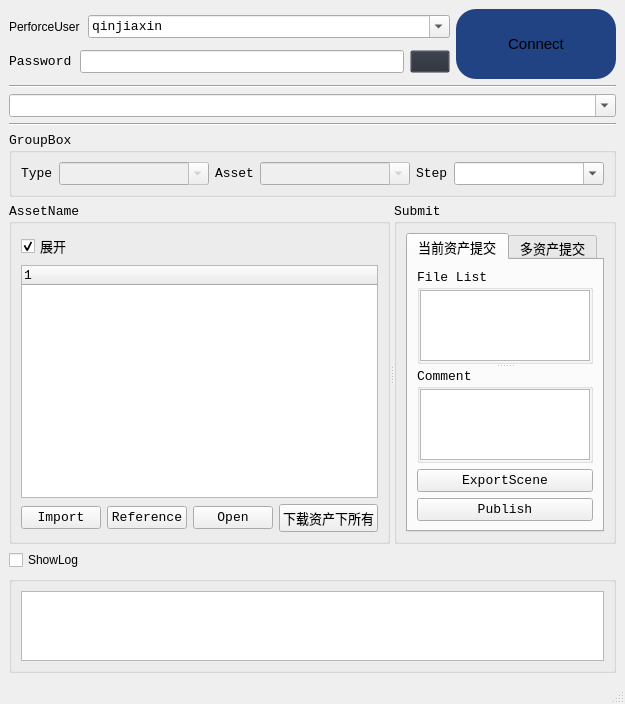
<?xml version="1.0" encoding="UTF-8"?>
<ui version="4.0">
 <class>MainWindow</class>
 <widget class="QMainWindow" name="MainWindow">
  <property name="geometry">
   <rect>
    <x>0</x>
    <y>0</y>
    <width>617</width>
    <height>694</height>
   </rect>
  </property>
  <property name="windowTitle">
   <string>MainWindow</string>
  </property>
  <widget class="QWidget" name="centralwidget">
   <property name="styleSheet">
    <string notr="true"/>
   </property>
   <layout class="QVBoxLayout" name="verticalLayout_11" stretch="0,0,0,0,0,5,2">
    <item>
     <layout class="QHBoxLayout" name="horizontalLayout">
      <item>
       <layout class="QVBoxLayout" name="verticalLayout_3">
        <item>
         <layout class="QHBoxLayout" name="horizontalLayout_3" stretch="1,5">
          <item>
           <widget class="QLabel" name="label_3">
            <property name="font">
             <font>
              <family>Microsoft JhengHei UI</family>
             </font>
            </property>
            <property name="text">
             <string>PerforceUser</string>
            </property>
           </widget>
          </item>
          <item>
           <widget class="QComboBox" name="userLn">
            <property name="font">
             <font>
              <family>Consolas</family>
              <pointsize>10</pointsize>
             </font>
            </property>
            <property name="editable">
             <bool>true</bool>
            </property>
            <item>
             <property name="text">
              <string>qinjiaxin</string>
             </property>
            </item>
           </widget>
          </item>
         </layout>
        </item>
        <item>
         <layout class="QHBoxLayout" name="horizontalLayout_4" stretch="1,5,0">
          <item>
           <widget class="QLabel" name="label_7">
            <property name="font">
             <font>
              <family>Consolas</family>
              <pointsize>10</pointsize>
             </font>
            </property>
            <property name="text">
             <string>Password</string>
            </property>
           </widget>
          </item>
          <item>
           <widget class="QLineEdit" name="passwordLn">
            <property name="font">
             <font>
              <family>Consolas</family>
              <pointsize>10</pointsize>
             </font>
            </property>
            <property name="echoMode">
             <enum>QLineEdit::Password</enum>
            </property>
           </widget>
          </item>
          <item>
           <widget class="QPushButton" name="passwordBtn">
            <property name="minimumSize">
             <size>
              <width>12</width>
              <height>0</height>
             </size>
            </property>
            <property name="font">
             <font>
              <family>Consolas</family>
              <pointsize>10</pointsize>
             </font>
            </property>
            <property name="cursor">
             <cursorShape>PointingHandCursor</cursorShape>
            </property>
            <property name="styleSheet">
             <string notr="true">QPushButton{
	min-width:10px;
    background-color: rgba(39, 44, 54, 0);
	background-position: center;
	background-repeat: no-repeat;
	background-image: url(:/icons/icons/no_display_password.png);
}</string>
            </property>
            <property name="text">
             <string/>
            </property>
           </widget>
          </item>
         </layout>
        </item>
       </layout>
      </item>
      <item>
       <widget class="QPushButton" name="connectBtn">
        <property name="enabled">
         <bool>true</bool>
        </property>
        <property name="sizePolicy">
         <sizepolicy hsizetype="Minimum" vsizetype="Fixed">
          <horstretch>0</horstretch>
          <verstretch>0</verstretch>
         </sizepolicy>
        </property>
        <property name="minimumSize">
         <size>
          <width>160</width>
          <height>70</height>
         </size>
        </property>
        <property name="cursor">
         <cursorShape>PointingHandCursor</cursorShape>
        </property>
        <property name="styleSheet">
         <string notr="true">/* /////////////////////////////////////////////////////////////////////////////////////////////////
Custom */
#connectBtn{ font-family: &quot;Microsoft YaHei&quot;;
    font-size: 15px;
	font-color:#2b2b2b;
border-radius: 20px;
background-color: #214283;
background-repeat: no-repeat;
background-position: left center;
}
#connectBtn:hover { background-color: #282c34; border-style: solid; border-radius: 20px; }
#connectBtn:pressed { background-color: #214283; border-style: solid; border-radius: 20px; }</string>
        </property>
        <property name="text">
         <string>Connect</string>
        </property>
       </widget>
      </item>
     </layout>
    </item>
    <item>
     <widget class="Line" name="line">
      <property name="orientation">
       <enum>Qt::Horizontal</enum>
      </property>
     </widget>
    </item>
    <item>
     <widget class="QComboBox" name="currentPathCombox">
      <property name="minimumSize">
       <size>
        <width>500</width>
        <height>0</height>
       </size>
      </property>
      <property name="font">
       <font>
        <family>Consolas</family>
        <pointsize>10</pointsize>
       </font>
      </property>
      <property name="editable">
       <bool>true</bool>
      </property>
     </widget>
    </item>
    <item>
     <widget class="Line" name="line_2">
      <property name="orientation">
       <enum>Qt::Horizontal</enum>
      </property>
     </widget>
    </item>
    <item>
     <widget class="QGroupBox" name="groupBox_3">
      <property name="font">
       <font>
        <family>Consolas</family>
        <pointsize>10</pointsize>
       </font>
      </property>
      <property name="title">
       <string>GroupBox</string>
      </property>
      <layout class="QHBoxLayout" name="horizontalLayout_5">
       <item>
        <widget class="QLabel" name="label_4">
         <property name="font">
          <font>
           <family>Consolas</family>
           <pointsize>10</pointsize>
          </font>
         </property>
         <property name="text">
          <string>Type</string>
         </property>
        </widget>
       </item>
       <item>
        <widget class="QComboBox" name="typeComboBox">
         <property name="enabled">
          <bool>false</bool>
         </property>
         <property name="minimumSize">
          <size>
           <width>150</width>
           <height>0</height>
          </size>
         </property>
         <property name="font">
          <font>
           <family>Consolas</family>
           <pointsize>10</pointsize>
          </font>
         </property>
         <property name="editable">
          <bool>true</bool>
         </property>
        </widget>
       </item>
       <item>
        <widget class="QLabel" name="label_5">
         <property name="font">
          <font>
           <family>Consolas</family>
           <pointsize>10</pointsize>
          </font>
         </property>
         <property name="text">
          <string>Asset</string>
         </property>
        </widget>
       </item>
       <item>
        <widget class="QComboBox" name="assetNameComboBox">
         <property name="enabled">
          <bool>false</bool>
         </property>
         <property name="minimumSize">
          <size>
           <width>150</width>
           <height>0</height>
          </size>
         </property>
         <property name="font">
          <font>
           <family>Consolas</family>
           <pointsize>10</pointsize>
          </font>
         </property>
         <property name="editable">
          <bool>true</bool>
         </property>
        </widget>
       </item>
       <item>
        <layout class="QHBoxLayout" name="horizontalLayout_6">
         <item>
          <widget class="QLabel" name="label_6">
           <property name="font">
            <font>
             <family>Consolas</family>
             <pointsize>10</pointsize>
            </font>
           </property>
           <property name="styleSheet">
            <string notr="true"/>
           </property>
           <property name="text">
            <string>Step</string>
           </property>
          </widget>
         </item>
         <item>
          <widget class="QComboBox" name="submitStepCom">
           <property name="minimumSize">
            <size>
             <width>150</width>
             <height>0</height>
            </size>
           </property>
           <property name="editable">
            <bool>true</bool>
           </property>
          </widget>
         </item>
        </layout>
       </item>
       <item>
        <spacer name="horizontalSpacer">
         <property name="orientation">
          <enum>Qt::Horizontal</enum>
         </property>
         <property name="sizeHint" stdset="0">
          <size>
           <width>368</width>
           <height>20</height>
          </size>
         </property>
        </spacer>
       </item>
      </layout>
     </widget>
    </item>
    <item>
     <widget class="QSplitter" name="splitter">
      <property name="orientation">
       <enum>Qt::Horizontal</enum>
      </property>
      <widget class="QGroupBox" name="groupBox">
       <property name="font">
        <font>
         <family>Consolas</family>
         <pointsize>10</pointsize>
        </font>
       </property>
       <property name="title">
        <string>AssetName</string>
       </property>
       <layout class="QVBoxLayout" name="verticalLayout_10">
        <item>
         <widget class="QCheckBox" name="extend">
          <property name="text">
           <string>展开</string>
          </property>
          <property name="checked">
           <bool>true</bool>
          </property>
         </widget>
        </item>
        <item>
         <widget class="TreeWidgetDrop" name="workTree">
          <property name="styleSheet">
           <string notr="true">QTreeWidget::branch:closed:has-children{
    image:url(icons/close_folder.png);
}

QTreeWidget::branch::open::has-children{
    image:url(icons/open_folder.png);
}
</string>
          </property>
          <property name="dragEnabled">
           <bool>true</bool>
          </property>
          <property name="selectionMode">
           <enum>QAbstractItemView::ExtendedSelection</enum>
          </property>
          <column>
           <property name="text">
            <string notr="true">1</string>
           </property>
          </column>
         </widget>
        </item>
        <item>
         <layout class="QHBoxLayout" name="horizontalLayout_2">
          <item>
           <widget class="QPushButton" name="import_select_button">
            <property name="text">
             <string>Import</string>
            </property>
           </widget>
          </item>
          <item>
           <widget class="QPushButton" name="reference_select_button">
            <property name="text">
             <string>Reference</string>
            </property>
           </widget>
          </item>
          <item>
           <widget class="QPushButton" name="open_select_button">
            <property name="text">
             <string>Open</string>
            </property>
           </widget>
          </item>
          <item>
           <widget class="QPushButton" name="down_asset_button">
            <property name="text">
             <string>下载资产下所有</string>
            </property>
           </widget>
          </item>
         </layout>
        </item>
       </layout>
      </widget>
      <widget class="QGroupBox" name="groupBox_2">
       <property name="font">
        <font>
         <family>Consolas</family>
         <pointsize>10</pointsize>
        </font>
       </property>
       <property name="title">
        <string>Submit</string>
       </property>
       <layout class="QVBoxLayout" name="verticalLayout_6">
        <item>
         <widget class="QTabWidget" name="tabWidget">
          <property name="cursor">
           <cursorShape>PointingHandCursor</cursorShape>
          </property>
          <property name="currentIndex">
           <number>0</number>
          </property>
          <widget class="QWidget" name="tab">
           <attribute name="title">
            <string>当前资产提交</string>
           </attribute>
           <layout class="QVBoxLayout" name="verticalLayout_5">
            <item>
             <widget class="QSplitter" name="splitter_2">
              <property name="orientation">
               <enum>Qt::Vertical</enum>
              </property>
              <widget class="QGroupBox" name="groupBox_4">
               <property name="title">
                <string>File List</string>
               </property>
               <layout class="QVBoxLayout" name="verticalLayout_2">
                <property name="leftMargin">
                 <number>0</number>
                </property>
                <property name="topMargin">
                 <number>0</number>
                </property>
                <property name="rightMargin">
                 <number>0</number>
                </property>
                <property name="bottomMargin">
                 <number>0</number>
                </property>
                <item>
                 <widget class="QListWidget" name="listWidget"/>
                </item>
               </layout>
              </widget>
              <widget class="QGroupBox" name="groupBox_5">
               <property name="title">
                <string>Comment</string>
               </property>
               <layout class="QVBoxLayout" name="verticalLayout_4">
                <property name="leftMargin">
                 <number>0</number>
                </property>
                <property name="topMargin">
                 <number>0</number>
                </property>
                <property name="rightMargin">
                 <number>0</number>
                </property>
                <property name="bottomMargin">
                 <number>0</number>
                </property>
                <item>
                 <widget class="QTextEdit" name="textEdit"/>
                </item>
               </layout>
              </widget>
             </widget>
            </item>
            <item>
             <widget class="QPushButton" name="exportBtn">
              <property name="cursor">
               <cursorShape>PointingHandCursor</cursorShape>
              </property>
              <property name="text">
               <string>ExportScene</string>
              </property>
             </widget>
            </item>
            <item>
             <widget class="QPushButton" name="publishBtn">
              <property name="cursor">
               <cursorShape>PointingHandCursor</cursorShape>
              </property>
              <property name="text">
               <string>Publish</string>
              </property>
             </widget>
            </item>
           </layout>
          </widget>
          <widget class="QWidget" name="tab_2">
           <attribute name="title">
            <string>多资产提交</string>
           </attribute>
           <layout class="QGridLayout" name="gridLayout">
            <item row="1" column="0">
             <widget class="QPushButton" name="exportBtn_assets">
              <property name="cursor">
               <cursorShape>PointingHandCursor</cursorShape>
              </property>
              <property name="text">
               <string>exportAssets</string>
              </property>
             </widget>
            </item>
            <item row="2" column="0">
             <widget class="QPushButton" name="publishBtn_assets">
              <property name="cursor">
               <cursorShape>PointingHandCursor</cursorShape>
              </property>
              <property name="text">
               <string>publishAssets</string>
              </property>
             </widget>
            </item>
            <item row="0" column="0">
             <widget class="QSplitter" name="splitter_3">
              <property name="orientation">
               <enum>Qt::Vertical</enum>
              </property>
              <widget class="QGroupBox" name="file_list_grp">
               <property name="title">
                <string>File List</string>
               </property>
               <layout class="QVBoxLayout" name="verticalLayout_7">
                <property name="leftMargin">
                 <number>0</number>
                </property>
                <property name="topMargin">
                 <number>0</number>
                </property>
                <property name="rightMargin">
                 <number>0</number>
                </property>
                <property name="bottomMargin">
                 <number>0</number>
                </property>
                <item>
                 <widget class="QListWidget" name="assets_file_list"/>
                </item>
               </layout>
              </widget>
              <widget class="QGroupBox" name="comment_grp">
               <property name="title">
                <string>Comment</string>
               </property>
               <layout class="QVBoxLayout" name="verticalLayout_8">
                <property name="leftMargin">
                 <number>0</number>
                </property>
                <property name="topMargin">
                 <number>0</number>
                </property>
                <property name="rightMargin">
                 <number>0</number>
                </property>
                <property name="bottomMargin">
                 <number>0</number>
                </property>
                <item>
                 <widget class="QTextEdit" name="comment_line"/>
                </item>
               </layout>
              </widget>
             </widget>
            </item>
           </layout>
          </widget>
         </widget>
        </item>
       </layout>
      </widget>
     </widget>
    </item>
    <item>
     <layout class="QVBoxLayout" name="verticalLayout_9">
      <item>
       <widget class="QCheckBox" name="show_log_check">
        <property name="text">
         <string>ShowLog</string>
        </property>
       </widget>
      </item>
      <item>
       <widget class="QGroupBox" name="groupBox_log">
        <property name="title">
         <string/>
        </property>
        <layout class="QVBoxLayout" name="verticalLayout">
         <item>
          <widget class="QPlainTextEdit" name="log_edit"/>
         </item>
        </layout>
       </widget>
      </item>
     </layout>
    </item>
   </layout>
  </widget>
  <widget class="QMenuBar" name="menubar">
   <property name="geometry">
    <rect>
     <x>0</x>
     <y>0</y>
     <width>617</width>
     <height>23</height>
    </rect>
   </property>
  </widget>
  <widget class="QStatusBar" name="statusbar"/>
 </widget>
 <customwidgets>
  <customwidget>
   <class>TreeWidgetDrop</class>
   <extends>QTreeWidget</extends>
   <header>.cusTree</header>
  </customwidget>
 </customwidgets>
 <resources>
  <include location="resources.qrc"/>
 </resources>
 <connections>
  <connection>
   <sender>passwordBtn</sender>
   <signal>pressed()</signal>
   <receiver>passwordLn</receiver>
   <slot>selectAll()</slot>
   <hints>
    <hint type="sourcelabel">
     <x>572</x>
     <y>133</y>
    </hint>
    <hint type="destinationlabel">
     <x>327</x>
     <y>133</y>
    </hint>
   </hints>
  </connection>
  <connection>
   <sender>passwordBtn</sender>
   <signal>pressed()</signal>
   <receiver>passwordBtn</receiver>
   <slot>showMenu()</slot>
   <hints>
    <hint type="sourcelabel">
     <x>572</x>
     <y>133</y>
    </hint>
    <hint type="destinationlabel">
     <x>572</x>
     <y>133</y>
    </hint>
   </hints>
  </connection>
 </connections>
</ui>
